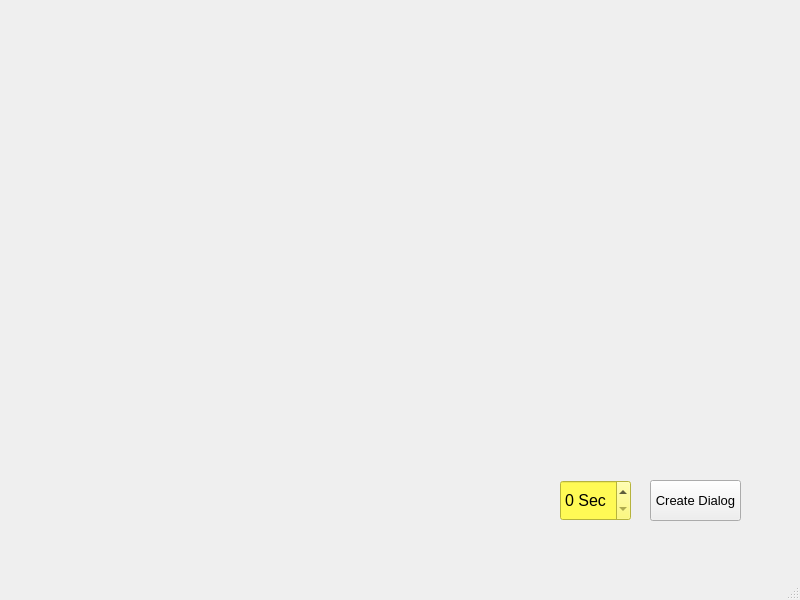
<?xml version="1.0" encoding="UTF-8"?>
<ui version="4.0">
 <class>MainWindow</class>
 <widget class="QMainWindow" name="MainWindow">
  <property name="geometry">
   <rect>
    <x>0</x>
    <y>0</y>
    <width>800</width>
    <height>600</height>
   </rect>
  </property>
  <property name="windowTitle">
   <string>MainWindow</string>
  </property>
  <widget class="QWidget" name="centralwidget">
   <widget class="QPushButton" name="pushButton">
    <property name="geometry">
     <rect>
      <x>650</x>
      <y>480</y>
      <width>91</width>
      <height>41</height>
     </rect>
    </property>
    <property name="font">
     <font>
      <pointsize>10</pointsize>
     </font>
    </property>
    <property name="text">
     <string>Create Dialog</string>
    </property>
   </widget>
   <widget class="QSpinBox" name="spinBox_seconds">
    <property name="geometry">
     <rect>
      <x>560</x>
      <y>480</y>
      <width>71</width>
      <height>41</height>
     </rect>
    </property>
    <property name="font">
     <font>
      <pointsize>12</pointsize>
     </font>
    </property>
    <property name="styleSheet">
     <string notr="true">background-color: rgb(255, 250, 85);</string>
    </property>
    <property name="suffix">
     <string> Sec</string>
    </property>
   </widget>
  </widget>
  <widget class="QMenuBar" name="menubar">
   <property name="geometry">
    <rect>
     <x>0</x>
     <y>0</y>
     <width>800</width>
     <height>21</height>
    </rect>
   </property>
  </widget>
  <widget class="QStatusBar" name="statusbar"/>
 </widget>
 <resources/>
 <connections/>
</ui>
